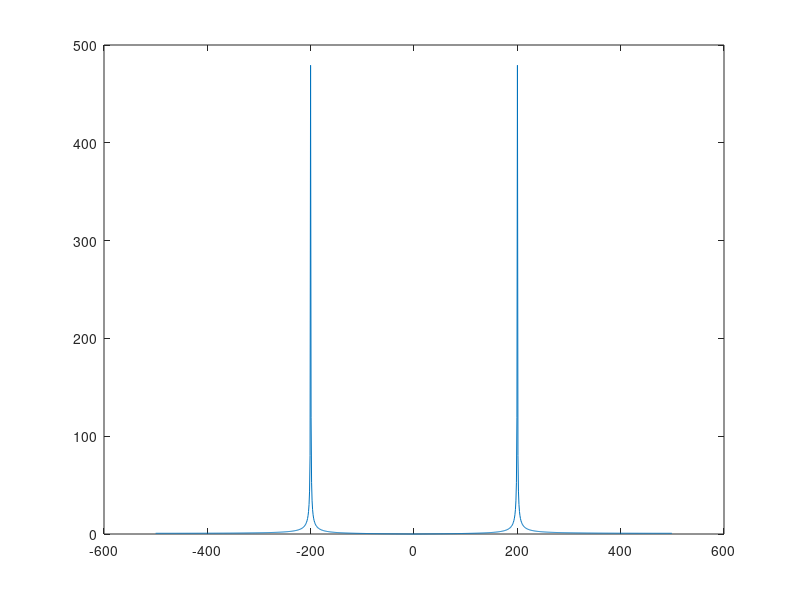

MATLAB code to generate this figure: (Note: this script raises an error after producing the figure.)
%% Exercise 7.5
f = [200, 300, 450, 550, 600, 800, 2200]; 
Ts=1/1000; time=10.0; % freq, sampling interval, time
t=Ts:Ts:time ; % define a time vector
for i=1:7
w=sin(2*pi*f(i)*t); % define the sinusoid
N=2^10; % size of analysis window
ssf =(-N/2:N/2-1)/(Ts*N); % frequency vector
fw = fft(w(1:N)); % do DFT/FFT
fws = fftshift(fw); % shift it for plotting
figure
plot (ssf ,abs(fws)) % plot magnitude spectrum
title('Frequency =', num2str(f(i)))
end
%% Exercise 7.5b
f = 100; 
Ts=[1/500, 1/250, 1/50]; 
time=100.0; % freq, sampling interval, time
for i=1:3
t=Ts(i):Ts(i):time ; % define a time vector
w=sin(2*pi*f*t); % define the sinusoid
N=2^10; % size of analysis window
ssf =(-N/2:N/2-1)/(Ts(i)*N); % frequency vector
fw = fft(w(1:N)); % do DFT/FFT
fws = fftshift(fw); % shift it for plotting
figure
plot (ssf ,abs(fws)) % plot magnitude spectrum
title('Sampling Interval =', num2str(Ts(i)))
end
%% Exercise 7.5c
f = 100; 
Ts = 1/1000; 
time=20000.0; % freq, sampling interval, time
t=Ts:Ts:time ; % define a time vector
w=sin(2*pi*f*t); % define the sinusoid
N=[2^11, 2^14, 2^8, 2^4, 2^2, 2^20]; % size of analysis window
for i=1:6
ssf =(-N(i)/2:N(i)/2-1)/(Ts*N(i)); % frequency vector
fw = fft(w(1:N(i))); % do DFT/FFT
fws = fftshift(fw); % shift it for plotting
figure
plot (ssf ,abs(fws)) % plot magnitude spectrum
title('Analysis Window =', num2str(N(i)))
end
%% Exercise 7.6
f = 100; 
Ts=1/1000; time=10.0; % freq, sampling interval, time
t=Ts:Ts:time ; % define a time vector
w=sin(2*pi*f*t).^2; % define the sinusoid
N=2^10; % size of analysis window
ssf =(-N/2:N/2-1)/(Ts*N); % frequency vector
fw = fft(w(1:N)); % do DFT/FFT
fws = fftshift(fw); % shift it for plotting
figure
plot (ssf ,abs(fws)) % plot magnitude spectrum
%% Exercise 7.7
f = 100; 
Ts=1/1000; time=10.0; % freq, sampling interval, time
t=Ts:Ts:time ; % define a time vector
w=sinc(2*pi*f*t); % define the sinusoid
N=2^10; % size of analysis window
ssf =(-N/2:N/2-1)/(Ts*N); % frequency vector
fw = fft(w(1:N)); % do DFT/FFT
fws = fftshift(fw); % shift it for plotting
figure
plot (ssf ,abs(fws)) % plot magnitude spectrum
%% Exercise 7.8
f = 100; 
Ts=1/1000; time=10.0; % freq, sampling interval, time
t=Ts:Ts:time ; % define a time vector
w=sin(t)+1i*exp(-t); % define the sinusoid
N=2^10; % size of analysis window
ssf =(-N/2:N/2-1)/(Ts*N); % frequency vector
fw = fft(w(1:N)); % do DFT/FFT
fws = fftshift(fw); % shift it for plotting
figure
plot (ssf ,abs(fws)) % plot magnitude spectrum
title('Plot for w=sin(t)+1i*exp(-t)')
%% Exercise 7.8.2
f =100; Ts=1/1000; time =5.0; % freq , sampling interval , time
t=Ts:Ts:time ; % define a time vector
w=sin(t)+1i*exp(-t); % define the sinusoid
N=2^10; % si z e o f a n al y si s window
ssf = (0:N/2-1)/(Ts*N); % frequency vector
fw=abs(fft(w(1:N))) ; % f i n d magnitude o f DFT/FFT
plot(ssf, fw(1:N/2)) % plot for positive freq only
title('Plot for w=sin(t)+1i*exp(-t)')
%specin2.m is the preferable way to plot the spectrum of sin(t)+1i*exp(-t),
%because is it symmetric at 0 on the x-axis.
%% Exercise 7.9a
f =100; Ts=1/1000; time =5.0; % freq , sampling interval , time
t=Ts:Ts:time ; % define a time vector
phi=[0, 0.2, 0.4, 0.8, 1.5, 3.14];
for i=1:6
w=sin(2*pi*f*t+phi(i));
N=2^10; % size of analysis window
ssf =(-N/2:N/2-1)/(Ts*N); % frequency vector
fw = fft(w(1:N)); % do DFT/FFT
fws = fftshift(fw); % shift it for plotting
figure
plot (ssf ,fws) % plot magnitude spectrum
title('Phi =', num2str(phi(i)));
end
%% Exercise 7.9b
f =100; Ts=1/1000; time =5.0; % freq , sampling interval , time
t=Ts:Ts:time ; % define a time vector
phi=[0, 0.2, 0.4, 0.8, 1.5, 3.14];
for i=1:6
w=sin(2*pi*f*t+phi(i)).^2;
N=2^10; % size of analysis window
ssf =(-N/2:N/2-1)/(Ts*N); % frequency vector
fw = fft(w(1:N)); % do DFT/FFT
fws = fftshift(fw); % shift it for plotting
figure
plot (ssf ,fws) % plot magnitude spectrum
title('Phi =', num2str(phi(i)));
end
%% Exercise 7.10
filename='gong.wav'; % name o f wave f i l e
[x,sr]= audioread(filename); % read in wavefile
Ts=1/sr; % sample interval & # of samples
N=2^12; x=x(1:N)'; % length for analysis
sound(x,1/Ts) % play sound ( i f possible )
time=Ts*(0:length(x)-1); % time base for plotting
subplot(2,1,1), plot(time,x) % and pl o t top fi g u re
magx= abs(fft(x)); % t a ke FFT magnitude
ssf = (0:N/2-1)/(Ts*N); % freq base for plotting
subplot(2,1,2), plot(ssf,magx(1:N/2)) % p l o t mag spectrum
%% Exercise 7.11
filename='gong.wav'; % name o f wave f i l e
[x,sr]= audioread(filename); % read in wavefile
Ts=1/sr; % sample interval & # of samples
N=2^12; x=x(1:N)'; % length for analysis
sound(x,1/Ts) % play sound ( i f possible )
time=Ts*(0:length(x)-1); % time base for plotting
subplot(2,1,1), semilogy(time,x) % and pl o t top fi g u re
magx= abs(fft(x)); % t a ke FFT magnitude
ssf = (0:N/2-1)/(Ts*N); % freq base for plotting
subplot(2,1,2), semilogy(ssf,magx(1:N/2)) % p l o t mag spectrum
%The resulting plot seems to have more flucuations than the initial plot
%% Exercise 7.12a
filename='gong2.wav'; % name o f wave f i l e
[x,sr]= audioread(filename); % read in wavefile
Ts=1/sr; % sample interval & # of samples
N=2^12;
x=x(1:N)'; % length for analysis
sound(x,1/Ts) % play sound ( i f possible )
time=Ts*(0:length(x)-1); % time base for plotting
subplot(2,1,1), semilogy(time,x) % and pl o t top fi g u re
magx= abs(fft(x)); % t a ke FFT magnitude
ssf = (0:N/2-1)/(Ts*N); % freq base for plotting
subplot(2,1,2), semilogy(ssf,magx(1:N/2)) % p l o t mag spectrum
%% Exercise 7.12b
filename='gong2.wav'; % name o f wave f i l e
[x,sr]= audioread(filename); % read in wavefile
Ts=1/sr; % sample interval & # of samples
N=2^13;
x=x(1:N)'; % length for analysis
sound(x,1/Ts) % play sound ( i f possible )
time=Ts*(0:length(x)-1); % time base for plotting
subplot(2,1,1), semilogy(time,x) % and pl o t top fi g u re
magx= abs(fft(x)); % t a ke FFT magnitude
ssf = (0:N/2-1)/(Ts*N); % freq base for plotting
subplot(2,1,2), semilogy(ssf,magx(1:N/2)) % p l o t mag spectrum
%% Exercise 7.12c
filename='gong2.wav'; % name o f wave f i l e
[x,sr]= audioread(filename); % read in wavefile
Ts=1/sr; % sample interval & # of samples
N=2^14;
x=x(1:N)'; % length for analysis
sound(x,1/Ts) % play sound ( i f possible )
time=Ts*(0:length(x)-1); % time base for plotting
subplot(2,1,1), semilogy(time,x) % and pl o t top fi g u re
magx= abs(fft(x)); % t a ke FFT magnitude
ssf = (0:N/2-1)/(Ts*N); % freq base for plotting
subplot(2,1,2), semilogy(ssf,magx(1:N/2)) % p l o t mag spectrum
%% Exercise 7.12d
filename='gong2.wav'; % name o f wave f i l e
[x,sr]= audioread(filename); % read in wavefile
Ts=1/sr; % sample interval & # of samples
N=2^15;
x=x(1:N)'; % length for analysis
sound(x,1/Ts) % play sound ( i f possible )
time=Ts*(0:length(x)-1); % time base for plotting
subplot(2,1,1), semilogy(time,x) % and pl o t top fi g u re
magx= abs(fft(x)); % t a ke FFT magnitude
ssf = (0:N/2-1)/(Ts*N); % freq base for plotting
subplot(2,1,2), semilogy(ssf,magx(1:N/2)) % p l o t mag spectrum
%% Exercise 7.12e
filename='gong2.wav'; % name o f wave f i l e
[x,sr]= audioread(filename); % read in wavefile
Ts=1/sr; % sample interval & # of samples
N=2^16;
x=x(1:N)'; % length for analysis
sound(x,1/Ts) % play sound ( i f possible )
time=Ts*(0:length(x)-1); % time base for plotting
subplot(2,1,1), semilogy(time,x) % and pl o t top fi g u re
magx= abs(fft(x)); % t a ke FFT magnitude
ssf = (0:N/2-1)/(Ts*N); % freq base for plotting
subplot(2,1,2), semilogy(ssf,magx(1:N/2)) % p l o t mag spectrum
%% Exercise 7.13
filename='mixkit-horns-of-vengeance-713.wav'; % name o f wave f i l e
[x,sr]= audioread(filename); % read in wavefile
Ts=1/sr; % sample interval & # of samples
N=2^18; x=x(1:N)'; % length for analysis
sound(x,1/Ts) % play sound (if possible)
time=Ts*(0:length(x)-1); % time base for plotting
subplot(2,1,1), semilogy(time,x) % and pl o t top fi g u re
magx= abs(fft(x)); % t a ke FFT magnitude
ssf = (0:N/2-1)/(Ts*N); % freq base for plotting
subplot(2,1,2), semilogy(ssf,magx(1:N/2)) % p l o t mag spectrum
%% Exercise 7.15
a=[1 -0.9]; lena=length(a)-1; % autoregressive coefficients
b = [2]; lenb=length(b); % moving average c o e f fi c i e n t s
d=randn(1 ,20); % data to f il t e r
if lena>=lenb, % dimpulse needs lena>=l enb
    h=impz (b,a) ; % impulse response of fil ter
    yfilt=filter (h,1,d); % fi l t e r x[ k] with h[ k]
end
yfilt2 = filter (b,a,d); % f i l t e r using a and b
y=zeros(lena,1); x=zeros(lenb,1); % initial states in filter
for k=1:length(d)-lenb % time−domain method
    x=[d(k); x(1:lenb-1)]; % past values of inputs
    ytim(k)=-a(2:lena+1)*y+b*x ; % directly calculate y[k]
    y=[ytim(k); y(1:lena-1)]; % past values of outputs
end
%yfilt2 and ytim are equivalent